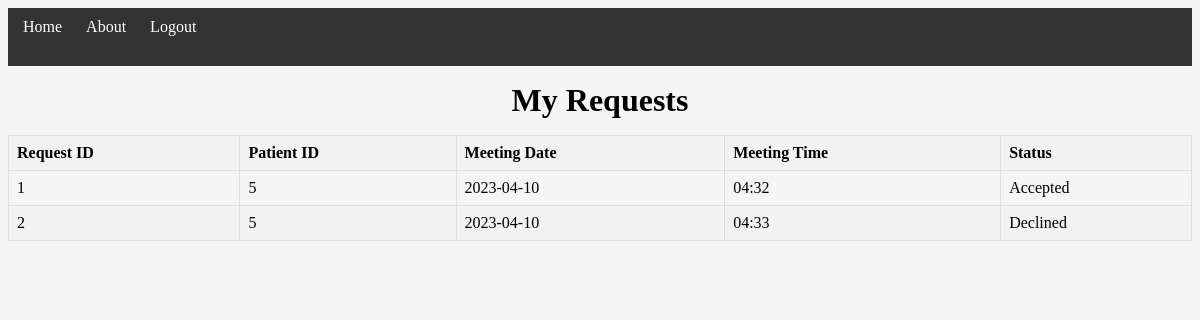
Page /my/requests (signed in) on the committed database.
### models.py (models this page shows)
class Request(db.Model):
    id = db.Column(db.Integer,primary_key=True)
    doctor_id = db.Column(db.Integer, db.ForeignKey('users.id'))
    patient_id = db.Column(db.Integer, db.ForeignKey('users.id'))
    meeting_date = db.Column(db.String(50),nullable=False)
    meeting_time = db.Column(db.String(50),nullable=False)
    status = db.Column(db.String(50), default="Pending")
    doctor_ref = db.relationship("User", uselist=False, foreign_keys=[doctor_id])
    patient_ref = db.relationship("User", uselist=False, foreign_keys=[patient_id])

### app.py (the view)
@app.route('/my/requests')
@roles_accepted('Patient')
def myRequests():
    my_requests = Request.query.filter_by(patient_id=current_user.id).all()
    return render_template('myRequests.html', requests = my_requests)

### templates/myRequests.html
{% extends 'base.html' %}
{% block content %}
<h1>My Requests</h1>
<table>
  <thead>
    <tr>
      <th>Request ID</th>
      <th>Patient ID</th>
      <th>Meeting Date</th>
      <th>Meeting Time</th>
      <th>Status</th>
    </tr>
  </thead>
  <tbody>
    {% for request in requests %}
      <tr>
        <td>{{ request.id }}</td>
        <td>{{ request.patient_id }}</td>
        <td>{{ request.meeting_date }}</td>
        <td>{{ request.meeting_time }}</td>
        <td>{{ request.status }}</td>
      </tr>
    {% endfor %}
  </tbody>
</table>
{% endblock %}

### static/stylecss.css (style rules this page uses)
h1 { font-size: 2rem; font-weight: bold; margin: 1rem 0; text-align: center; }
body { background-color: #f5f5f5; }
table { border-collapse: collapse; width: 100%; margin-bottom: 20px; }
table th, table td { border: 1px solid #ddd; padding: 8px; text-align: left; }
table th { background-color: #f2f2f2; }
table tr:nth-child(even) { background-color: #f2f2f2; }

### rows in the picture
Request: id "1", patient_id "5", meeting_date "2023-04-10", meeting_time "04:32", status "Accepted"
Request: id "2", patient_id "5", meeting_date "2023-04-10", meeting_time "04:33", status "Declined"
